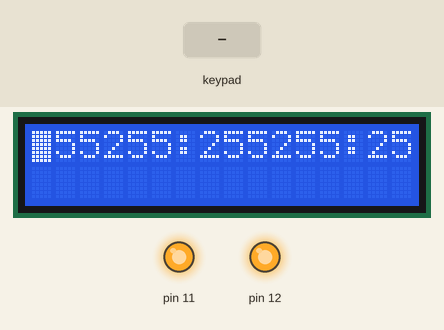
This sketch was run on a simulated Arduino Uno, built with avr-gcc and run on an emulated ATmega328P. Shown: 16×2 character LCD, output pins drawn as LEDs (lit = HIGH). The inputs (shaded band) are chosen by the test bench. EEPROM starts erased.

Above: at 4.9 s.
5.0 s: keypad keys 1 0 9 8 # pressed 0.4 s apart
At 8.4 s:
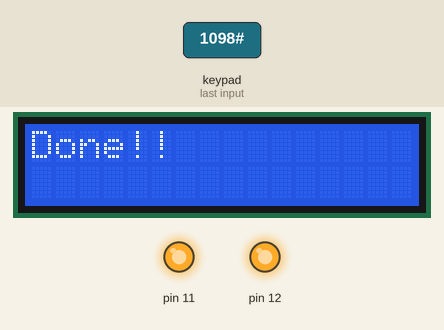
10.0 s: key '0' pressed
At 10.5 s:
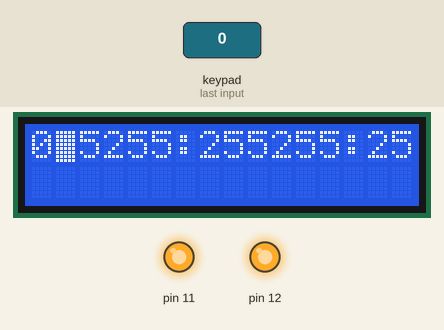
11.5 s: key '9' pressed
At 12.7 s:
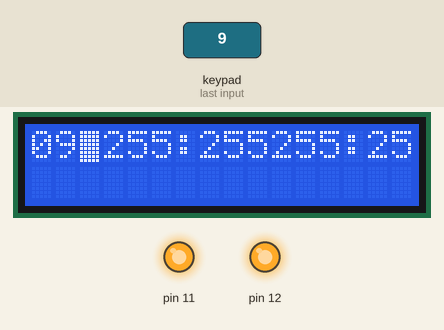
13.0 s: keypad keys 1 0 9 8 pressed 0.4 s apart
At 15.1 s:
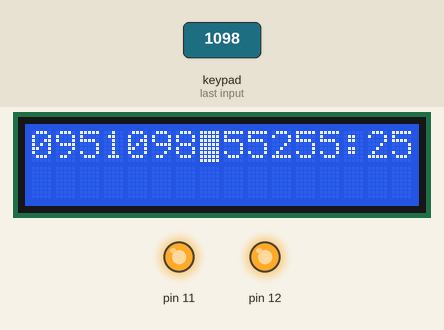
16.1 s: key '#' pressed
At 17.9 s:
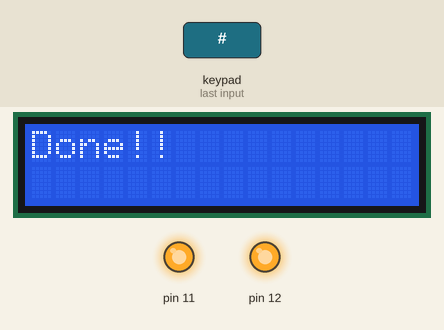
19.1 s: keypad keys 1 3 9 7 # pressed 0.4 s apart
At 23.0 s:
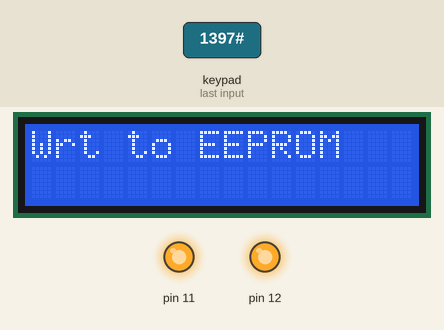
Timing chart, 0 to 24.5 s (numbered marks = the images above; inputs shaded):
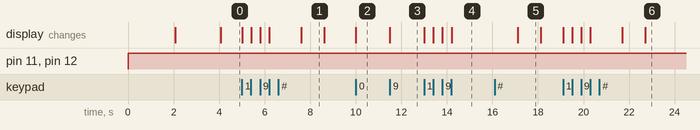

The sketch:

Switchcode_Final.ino
```cpp
#include <Keypad.h>
#include <LiquidCrystal.h>
#include <EEPROM.h>
// Date and time functions using a DS1307 RTC connected via I2C and Wire lib
#include <Wire.h>
#include "RTClib.h"

RTC_DS1307 rtc;        //declering class variable for rtc

// with the arduino pin number it is connected to
const int rs = 2, en = 3, d4 = 4, d5 = 5, d6 = 6, d7 = 7;
LiquidCrystal lcd(rs, en, d4, d5, d6, d7);

const byte ROWS = 4; //four rows
const byte COLS = 3; //four columns
//define the cymbols on the buttons of the keypads
char hexaKeys[ROWS][COLS] = {
  {'#','0','*'},
  {'9','8','7'},
  {'6','5','4'},
  {'3','2','1'}
};
byte rowPins[ROWS] = {A0,A1,A2,A3}; //connect to the row pinouts of the keypad
byte colPins[COLS] = {10,9,8}; //connect to the column pinouts of the keypad

//initialize an instance of class NewKeypad
Keypad keypad = Keypad( makeKeymap(hexaKeys), rowPins, colPins, ROWS, COLS);

int time0[] = {0,0,0,0,0,0};     // in case of array &time and time will be equal
int time1[] = {0,0,0,0,0,0};
int time2[] = {0,0,0,0,0,0};

//no of loads
int loads = 2;

//for timecountdown
long int netTime0;
long int netTime1;
long int netTime2;

long int triggerTime0 = 20;
long int triggerTime1 = 20;
long int triggerTime2 = 20;

int onOffTriggerTime0 = 1;
int onOffTriggerTime1 = 1;
int onOffTriggerTime2 = 1;

int state1load = 0;
int state2load = 0;
int preventSwitching = 0;

void setup(){
   pinMode(11, OUTPUT);
   pinMode(12, OUTPUT);
   digitalWrite(11, HIGH);      //LOAD 1   OFF  -ve logic based on relay
   digitalWrite(12, HIGH);       //LOAD 2  OFF  -ve logic based on relay
   // set up the LCD's number of columns and rows:
   lcd.begin(16, 2);

   while (! rtc.begin()) {                      //exception handling for RTC in case no RTC
    lcd.print("Didn't find RTC");
    delay(500);
    lcd.clear();
    delay(500);
  }

  //EEPROM.begin(512);
  lcd.print("Reading EEPROM");
  readEEPROM(time0,time1,time2);
  delay(2000);
  lcd.clear();
  lcd.print("Start enter time");
  delay(2000);
  lcd.clear();
  //display time
  displayTime(time0);
  //get time input
  bool x = getTimeInput(time0);          //time entered to first time array

  lcd.clear();
  //display time
  displayTime(time1);
  //get time input
  bool y = getTimeInput(time1);          //time entered to second time array

  lcd.clear();
  //display time
  displayTime(time2);
  //get time input
  bool z = getTimeInput(time2);          //time entered to third time array

  if(x==true && y==true && z==true){
    lcd.clear();
    lcd.print("Wrt to EEPROM");
    writetoEEPROM(time0,time1,time2);
    delay(2000);
  }

  lcd.clear();

  //no of load information as keypad input
  lcd.print("loads in(1||2):");
  loads = inputLoads();

  //calculate time
  netTime0 = ((((time0[0]*10)+time0[1])*3600) + (((time0[2]*10)+time0[3])*60) + (((time0[4]*10)+time0[5])));    //(time[0]*10)+time[1]) = h, (time[2]*10)+time[3]) = m
  netTime1 = ((((time1[0]*10)+time1[1])*3600) + (((time1[2]*10)+time1[3])*60) + (((time1[4]*10)+time1[5])));
  netTime2 = ((((time2[0]*10)+time2[1])*3600) + (((time2[2]*10)+time2[3])*60) + (((time2[4]*10)+time2[5])));
}

void loop(){
   DateTime now = rtc.now();

   if(onOffTriggerTime0){
    triggerTime0 = countDown(netTime0, now.hour(), now.minute(), now.second());                  //input time from RTC h:m:s
  }
  if(onOffTriggerTime1){
    triggerTime1 = countDown(netTime1, now.hour(), now.minute(), now.second());                  //input time from RTC h:m:s
  }
  if(onOffTriggerTime2){
    triggerTime2 = countDown(netTime2, now.hour(), now.minute(), now.second());                  //input time from RTC h:m:s
  }

  if(loads==1){
    if(triggerTime0 <= 0 && triggerTime1 > 0){
        turnONLoad1(&state1load);
      }
    if(triggerTime0 <= 0 && triggerTime1 <= 0){
        turnOFFLoad1(&state1load);
      }
  }
  if(loads==2){
    if(triggerTime0 <= 0 && triggerTime1 > 0 && triggerTime2 > 0){
        turnONLoad1(&state1load);
      }
    if(triggerTime0 <= 0 && triggerTime1 <= 0 && triggerTime2 > 0){
      if(preventSwitching == 0){
           switchLoads(&state1load, &state2load);
           preventSwitching++;
        }

      }
    if(triggerTime0 <= 0 && triggerTime1 <= 0 && triggerTime2 <= 0){
        turnOFFLoad2(&state2load);
      }
  }

  lcd.clear();
  lcd.print("LOAD:1    LOAD:2");
  lcd.setCursor(0,1);
  lcd.print(state1load);
  lcd.print("         ");
  lcd.print(state2load);
  delay(1000);
}

void turnONLoad1(int *state1load){
    digitalWrite(11, LOW);      //LOAD 1   ON
    *state1load = 1;
  }


void turnOFFLoad1(int *state1load){
    digitalWrite(11, HIGH);      //LOAD 1   OFF
    *state1load = 0;
  }

void turnOFFLoad2(int *state2load){
    digitalWrite(12, HIGH);      //LOAD 2   OFF
    *state2load = 0;
  }

void switchLoads(int *state1load, int *state2load){
    if(*state1load){
        digitalWrite(11, HIGH);      //LOAD 1   OFF
        *state1load = 0;
        digitalWrite(12, LOW);      //LOAD 2   ON
        *state2load = 1;
      }else{
        digitalWrite(11, LOW);      //LOAD 1   ON
        *state1load = 1;
        digitalWrite(12, HIGH);      //LOAD 2   OFF
        *state2load = 0;
      }
  }

//int countDown(future time, currunt time)
int countDown(long int time1, int h2, int m2, int s2){
    long int netTime2;
    netTime2 = h2*3600 + m2*60 + s2;
    return time1 - netTime2;
}

int inputLoads(){
  int loads = 2;
  int active = 1;
  while(active){
    char key = keypad.getKey();
    if (key) {
      lcd.setCursor(15,0);
      loads = key-48;
      lcd.print(loads);
      active = 0;
    }
  }
  delay(2000);
  lcd.clear();
  return loads;
}


//reading data from EEPROM
void readEEPROM(int *time0,int *time1, int *time2){
  int addr = 0;
  for(int i=0; i<=5; i++){ //this loop for inserting data
    *time0 = (int)EEPROM.read(addr); //getting data from array
    addr = addr + 1;
    // advance to the next address.  there are 512 bytes in but in this case we insert 11 byte
    // save all changes to the flash.
    time0 += 1;
  }
  for(int i=0; i<=5; i++){ //this loop for inserting data
    *time1 = (int)EEPROM.read(addr); //getting data from array
    addr = addr + 1;
    // advance to the next address.  there are 512 bytes in but in this case we insert 11 byte
    // save all changes to the flash.
    time1 += 1;
  }
  for(int i=0; i<=5; i++){ //this loop for inserting data
    *time2 = (int)EEPROM.read(addr); //getting data from array
    addr = addr + 1;
    // advance to the next address.  there are 512 bytes in but in this case we insert 11 byte
    // save all changes to the flash.
    time2 += 1;
  }
}


//writting data to EEPROM
void writetoEEPROM(int *time0, int *time1, int *time2){
  int addr = 0;
  //get value
  for(int i=0; i<=5; i++){                                     //this loop for getting data
    EEPROM.write(addr, *time0);                                 //writting data to EEPROM
    addr = addr + 1;
                                                                // advance to the next address.  there are 512 bytes in but in this case we insert 6 byte
                                                                // save all changes to the flash.
    time0 += 1;
  }
  for(int i=0; i<=5; i++){ //this loop for getting data

    EEPROM.write(addr, *time1);  //writting data to EEPROM
    addr = addr + 1;
    // advance to the next address.  there are 512 bytes in but in this case we insert 11 byte
    // save all changes to the flash.
    time1 += 1;
  }
  for(int i=0; i<=5; i++){ //this loop for getting data

    EEPROM.write(addr, *time2);  //writting data to EEPROM
    addr = addr + 1;
    // advance to the next address.  there are 512 bytes in but in this case we insert 11 byte
    // save all changes to the flash.
    time2 += 1;
  }
  //EEPROM.commit();
}


void displayTime(int *time){
  lcd.noBlink();
  lcd.clear();
  lcd.setCursor(0,0); //setCursor(coloum,row);
  lcd.print(*time);
  lcd.print(*(time+1));
  lcd.print(":");
  lcd.print(*(time+2));
  lcd.print(*(time+3));
  lcd.print(":");
  lcd.print(*(time+4));
  lcd.print(*(time+5));
  lcd.setCursor(0,0);
}


bool getTimeInput(int *time){
  // time is containing addr of first value of array
  // *time is equal to first value of array
  // to get second value of array we need to add 1 int time to get next addr to point next value
  int count = 0; //using for printing allignment
  bool active = true; //for loop iteration and wait for "#" to be pressed like enter or confirmation.
  while(active){
    char key = keypad.getKey();
    lcd.blink();
    if(35 == int(key)){   //all Set # askii value
      active = false;
      break;
    }
    if(42 == int(key)){   //fill input from start
      count = 0;
      lcd.clear();
      displayTime(time);
    }
    if (key>47) {
      if(count==0){
        lcd.setCursor(0,0);
      }else if(count==2){
        lcd.blink();
        lcd.setCursor(3,0);
      }else if(count==4){
        lcd.blink();
        lcd.setCursor(5,0);
      }
      *time = key-48;     //assign key value to array askii replacement
      lcd.print(*time); //printing value entered on screen
      time += 1;    //incrementing addr of time to get next addr of array
      count++;
    }
  }
  delay(1000);
  lcd.clear();
  lcd.noBlink();
  lcd.print("Done!!");
  delay(1000);
  lcd.clear();
  return true;
}

/*//BCD to INT conversion untested
int BCDtoINT(byte val){
    return (int)((val/16*10)+(val%16));
  }
  */
```

Measured:
- after the input at 5.0 s, the display: first changes at once (image 1 shows a later state)
- after the input at 10.0 s, the display: changes at once (image 2)
- after the input at 11.5 s, the display: changes at once (image 3)
- after the input at 13.0 s, the display: first changes at once (image 4 shows a later state)
- after the input at 16.1 s, the display: changes after 1.0 s (image 5)
- after the input at 19.1 s, the display: first changes at once (image 6 shows a later state)
- what the display in image 1 shows lasts 1.0 s, from 7.6 s to 8.6 s
